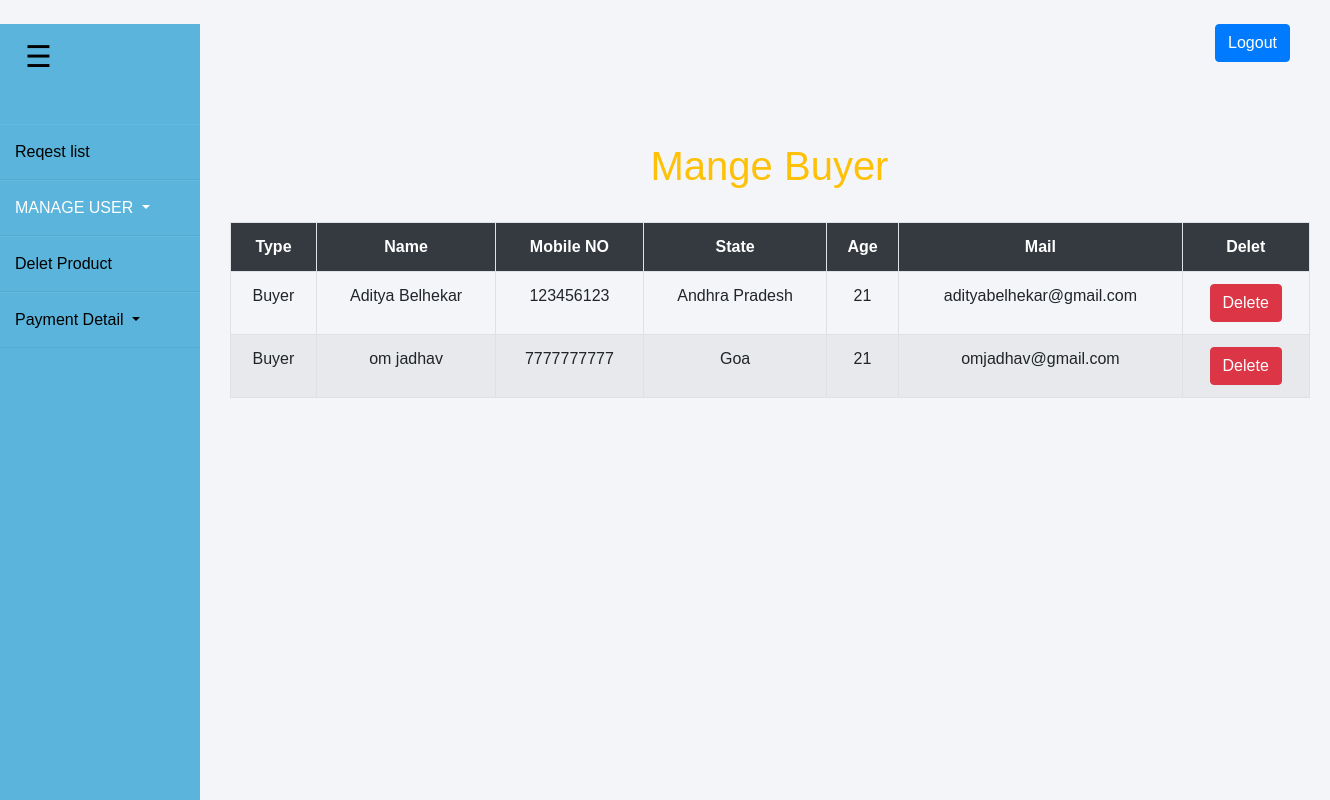
Page /adminMangeUser.php (signed in) on the committed database.
### tables this page shows
CREATE TABLE `ulogin` (
  `id` int(11) NOT NULL,
  `Fname` varchar(255) NOT NULL,
  `LNAME` varchar(255) NOT NULL,
  `MNO` varchar(255) NOT NULL,
  `STATE` varchar(255) NOT NULL,
  `birthhd` date NOT NULL,
  `mail` text NOT NULL,
  `pass` varchar(255) NOT NULL
);

### adminMangeUser.php (the view, shortened to what this page needs)
<!DOCTYPE html>
<html>
<head>
		<link rel="stylesheet" href="https://stackpath.bootstrapcdn.com/bootstrap/4.5.2/css/bootstrap.min.css">
		<link rel="stylesheet" type="text/css" href="admin_panel.css">
		 <link rel="stylesheet" href="https://stackpath.bootstrapcdn.com/font-awesome/4.7.0/css/font-awesome.min.css">
		 <link rel="stylesheet" type="text/css" href="admin_panel.css">
</head>
<body><br>
<form method="POST">
	<button class="btn btn-primary" style="float: right; margin-right: 40px;" name="Logout">Logout</button>
</form>
<div class="toggel">
<span  onclick="closeNav()">&#9776; </span>
</div>
<div id="mySidenav"class="wrapper">
    <div class="sidebar">
        <ul>
			<li><a href="Admin_index.php">Reqest list</a></li>
  			<li><a class="active dropdown-toggle" href="#" id="navbarDropdownMenuLink" role="button" data-toggle="dropdown" aria-haspopup="true" aria-expanded="false">
				Manage User
    			</a>
			</li>
			<li><a  href="adminDeletProduct.php">Delet Product</a></li>
			<li>
				<a class="dropdown-toggle" href="#" id="navbarDropdownMenuLink1" role="button" data-toggle="dropdown" aria-haspopup="true" aria-expanded="false">
				Payment Detail
    			</a>
			</li>
        </ul>
    </div>
</div>
<div class="container" style="margin-left: 15%;">
	<div class="col-lg-12"><br><br>
		<h1 class="text-warning text-center">Mange Buyer</h1>
		<br>
		<table class="table table-striped table-hover table-bordered">
			<tr class="bg-dark text-white text-center">
				<th>Type</th>
				<th>Name</th>
				<th>Mobile NO</th>
				<th>State</th>
				<th>Age</th>
				<th>Mail</th>
				<th>Delet</th>
			</tr>
			<?php
				$con = mysqli_connect("localhost","root","","login1");
				 $q = "select  * from ulogin";
				 $query= mysqli_query($con,$q);
				 while ($res=mysqli_fetch_array($query)) {
			?>
			<tr class="text-center">
				<td>Buyer</td>
				<td> <?php echo $res['Fname']," ",$res[ 'LNAME']; ?> </td>
				<td> <?php echo $res['MNO']; ?> </td>
				<td> <?php echo $res['STATE']; ?> </td>
				<td>  <?php $a=explode("-",$res['birthhd']);echo date("Y")-$a[0]; ?>  </td>
				<td> <?php echo $res['mail']; ?> </td>
				<td> <button class="btn btn-danger"  name="Reject" > <a href="delete_User.php?id=<?php echo $res['id'];?>&name=ulogin" class="text-white"> Delete</a></button></td>
			</tr>
				<?php
                }
			?>
		</table>
	</div>
</div>
</body>
</html>

### adminMangeUser.php (style rules this page uses)
* { margin: 0; padding: 0; box-sizing: border-box; list-style: none; text-decoration: none; font-family: 'Josefin Sans', sans-serif; }
body { background-color: #f3f5f9; }
.wrapper { display: flex; position: relative; }
.wrapper .sidebar { width: 200px; height: 100%; background: #5ab4db; padding: 30px 0px; position: fixed; }
.wrapper .sidebar ul li { padding: 15px; border-bottom: 1px solid #bdb8d7; border-bottom: 1px solid rgba(0, 0, 0, 0.05); border-top: 1px solid rgba(255, 255, 255, 0.05); }
.wrapper .sidebar ul li a { color: black; display: block; }
.wrapper .sidebar ul li a.active { color: #fff; text-transform: uppercase; }
.toggel span { font-size:30px; cursor:pointer; color:black; margin-left:15px; }
.toggel { height: 70px; width:200px; background-color: #5ab4db; padding: 10px; }

### rows in the picture
ulogin: Fname "Aditya", LNAME "Belhekar", MNO "123456123", STATE "Andhra Pradesh", mail "adityabelhekar@gmail.com"
ulogin: Fname "om", LNAME "jadhav", MNO "7777777777", STATE "Goa", mail "omjadhav@gmail.com"
